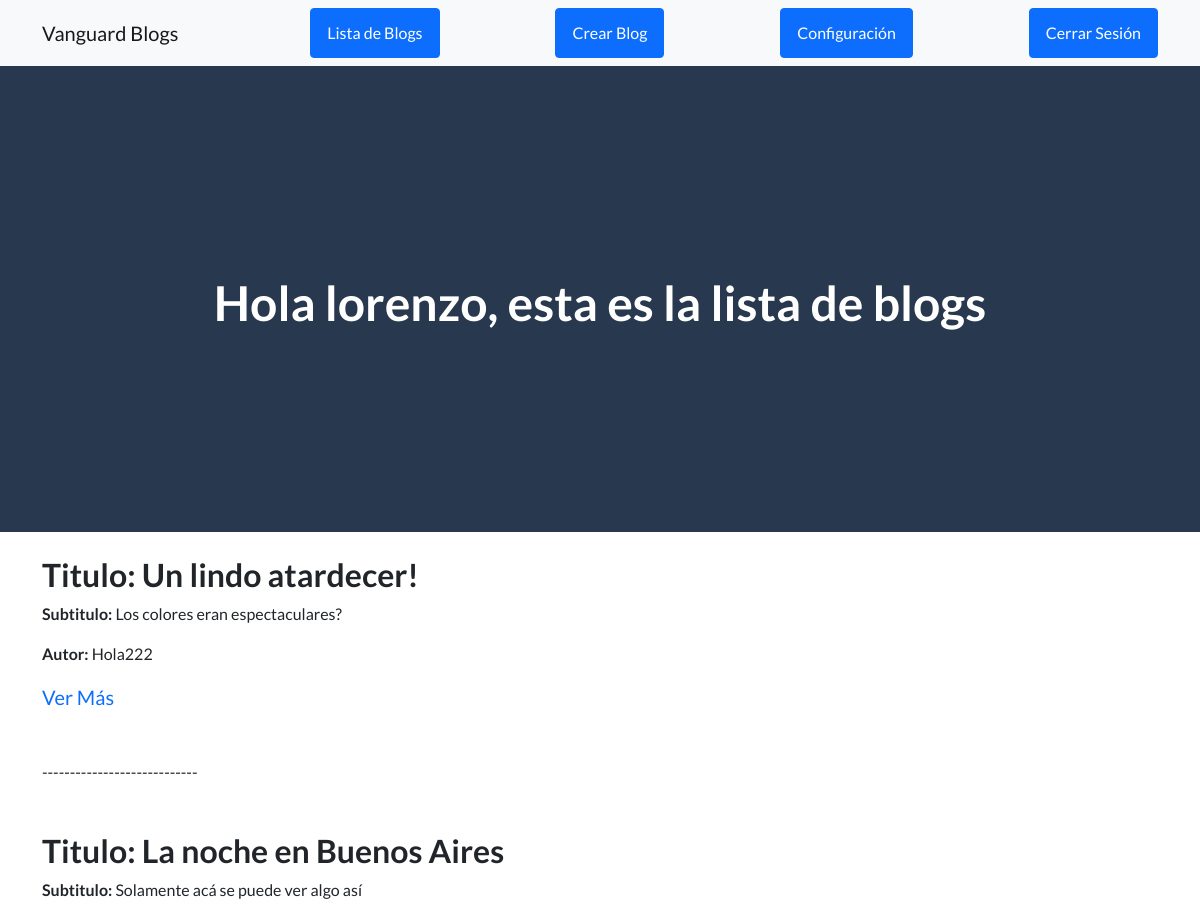
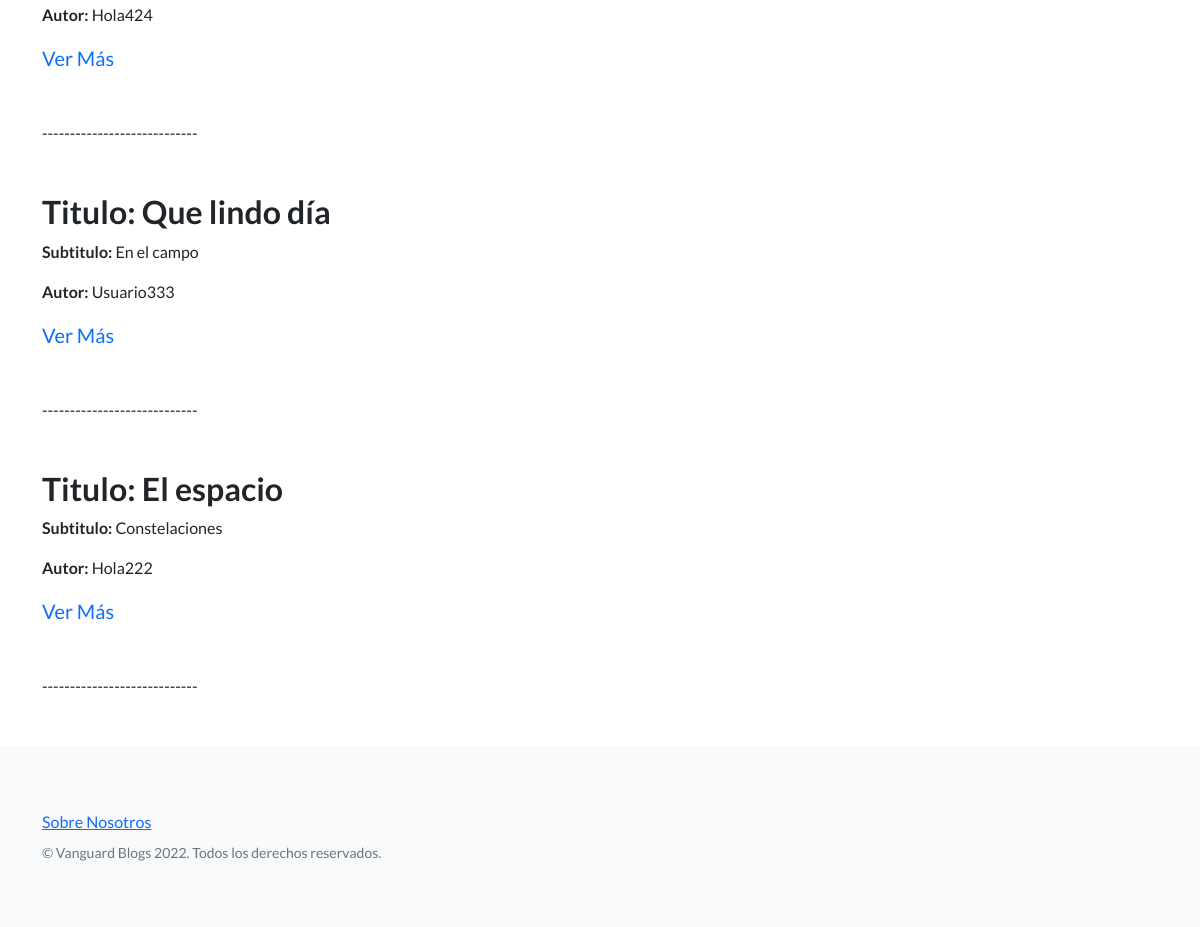
The page /ver_blogs (signed in) on the database its author committed (2 pictures, top to bottom).
### app_blogs/models.py (models this page shows, shortened)
class Blog(models.Model):
    titulo = models.CharField(max_length=100)
    subtitulo = models.CharField(max_length=100)
    cuerpo = models.CharField(max_length=2000)
    fecha = models.DateTimeField(auto_now_add=True)
    imagen = models.ImageField(upload_to = 'blogs', null = True, blank = True)
    user = models.ForeignKey(User, on_delete=models.CASCADE)

### app_blogs/views.py (the view)
# urls.py: path('ver_blogs', views.ver_todos_blogs, name="Ver Blogs"),
def ver_todos_blogs(request):
    blogs = Blog.objects.all()
    usuarios = User.objects.all()
    mensaje = ""
    if not blogs:
        mensaje = "Todavía no hay ningún blog"
    return render(request, "app_blogs/ver_blogs.html", {"blogs":blogs, "usuarios":usuarios, "mensaje":mensaje})

### app_blogs/templates/app_blogs/ver_blogs.html (shortened to what this page needs)
{% extends "app_blogs/padre.html" %}
{% load static %}
{% block contenido_pagina %}
<header class="masthead">
    <div class="container position-relative">
        <div class="row justify-content-center">
            <div class="text-center text-white background-black">
                {% if request.user.is_authenticated %}
                <h1>Hola {{user.get_username}}, esta es la lista de blogs</h1>
                {% endif %}
            </div>
        </div>
    </div>
</header>
<div class="container position-relative">
    <div class="row justify-content-center">
        {% for post in blogs %}
               <h2>Titulo: {{post.titulo}}</h2>
               <p><strong> Subtitulo:</strong> {{post.subtitulo}}</p>
               {% for usuario in usuarios %}
                    {% if usuario.id == post.user_id %}
                    <p><strong>Autor:</strong> {{usuario.username}}</p>
                    {% endif %}
                {% endfor %}
                <p><a class="navbar-brand" href="ver_blogs/{{post.id}}">Ver Más</a></p>
                <p>----------------------------</p>
            {% endfor %}
        </div>
    </div>
{% endblock %}

### rows shown on the page
Blog: titulo "Un lindo atardecer!", subtitulo "Los colores eran espectaculares?"
Blog: titulo "La noche en Buenos Aires", subtitulo "Solamente acá se puede ver algo así"
Blog: titulo "Que lindo día", subtitulo "En el campo"
Blog: titulo "El espacio", subtitulo "Constelaciones"

### other values the page prints
{{ user.get_username }} "lorenzo"
{{ usuario.username }} "Hola222"
{{ usuario.username }} "Hola424"
{{ usuario.username }} "Usuario333"
